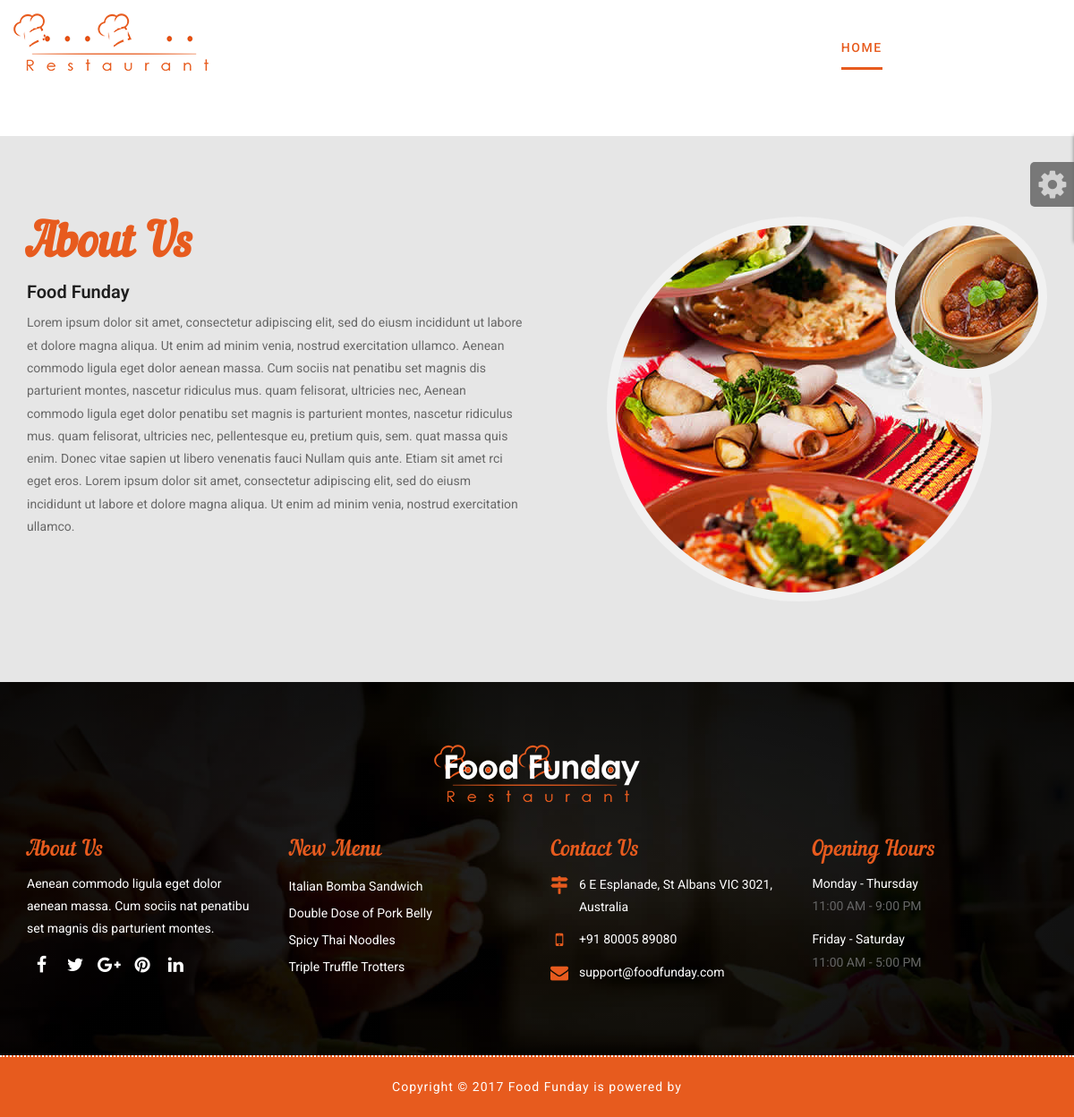
/about, run on the app's committed database.
### website/models.py (models this page shows, shortened)
class about(models.Model):
    name = models.CharField(max_length=50)
    aboutus = models.TextField()
    adress = models.TextField(max_length=500)
    email = models.EmailField()
    addressF = models.CharField(max_length=500)
    addressI = models.CharField(max_length=500)

### website/views.py (the view)
# urls.py: path('about', about_us, name='about'),
def about_us(request):
    abus = about.objects.all()
    context = {
        'abus':abus,
    }
    return render(request,'about.html',context)

### templates/about.html
{% extends 'base.html' %}
{% load static %}
{% block content %}
<br>
<br>
<br>
<br>
<br>
<br>
<div id="about" class="about-main pad-top-100 pad-bottom-100">
        <div class="container">
            <div class="row">
                <div class="col-lg-6 col-md-6 col-sm-12 col-xs-12">
                    <div class="wow fadeIn" data-wow-duration="1s" data-wow-delay="0.1s">
                        <h2 class="block-title"> About Us </h2>
                        {% for item in abus %}
                        <h3>{{ item.name }}</h3>
                        <p>{{ item.aboutus }}</p>
                        {% endfor %}
                    </div>
                </div>
                <div class="col-lg-6 col-md-6 col-sm-12 col-xs-12">
                    <div class="wow fadeIn" data-wow-duration="1s" data-wow-delay="0.1s">
                        <div class="about-images">
                            <img class="about-main" src="{% static "images/about-main.jpg" %}" alt="About Main Image">
                            <img class="about-inset" src="{% static "images/about-inset.jpg" %}" alt="About Inset Image">
                        </div>
                    </div>
                </div>
            </div>
        </div>
    </div>
{% endblock content %}

### static/css/style.css (style rules this page uses)
h1, h2, h3, h4, h5, h6 { letter-spacing: 0; font-weight: normal; position: relative; padding: 0 0 10px 0; font-weight: normal; line-height: 120% !important; color: #1f1f1f; margin: 0 }
h2 { font-size: 22px }
h3 { font-size: 18px }
html, body { height: 100%; }
.about-main { background:#E6E6E6; }
.pad-top-100 { padding-top: 90px; }
.pad-bottom-100 { padding-bottom: 90px; }
.block-title { font-size:52px; font-family: 'nautilus_pompiliusregular'; font-weight: bold; }
.about-images { text-align: center; position: relative; }
.about-main h3 { font-family: 'Roboto', sans-serif; font-weight: 600; font-size:20px; }
.about-images img { border: 10px solid #f1f1f1; -webkit-box-sizing: border-box; -moz-box-sizing: border-box; box-sizing: border-box; -webkit-border-radius: 999px; -moz-border-radius: 999px; border-radius: 999px; }
.about-images img { border: 10px solid #f1f1f1; -webkit-box-sizing: border-box; -moz-box-sizing: border-box; box-sizing: border-box; -webkit-border-radius: 999px; -moz-border-radius: 999px; border-radius: 999px; max-width: 100%; }
.about-inset { position: absolute; top: 0; right: 0; }

### data on the page
about: name "Food Funday", aboutus "Lorem ipsum dolor sit amet, consectetur adipiscing elit, sed do eiusm incididunt ut labore et dolore magna aliqua. Ut enim ad minim venia, nostrud exercitation ullamco. Aenean commodo ligula eget dolor aenean massa. Cum sociis nat penatibu set magnis dis parturient montes, nascetur ridiculus mus. quam felisorat, ultricies nec, Aenean commodo ligula eget dolor penatibu set magnis is parturient montes, nascetur ridiculus mus. quam felisorat, ultricies nec, pellentesque eu, pretium quis, sem. quat massa quis enim. Donec vitae sapien ut libero venenatis fauci Nullam quis ante. Etiam sit amet rci eget eros. Lorem ipsum dolor sit amet, consectetur adipiscing elit, sed do eiusm incididunt ut…"
